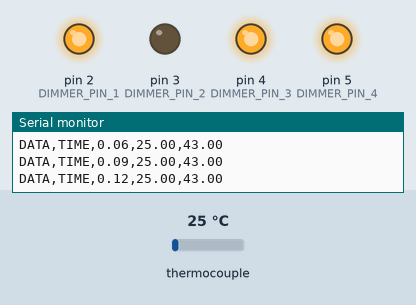
Recording of a sketch running on a simulated Arduino Uno, built with avr-gcc and run on an emulated ATmega328P. On the bench: output pins drawn as LEDs (lit = HIGH), the last lines printed to the serial monitor. Dashed ring = blinking. Inputs (shaded band) come from the test bench; at power-on: thermocouple 25 °C. Pins used as bus, display or sensor lines are not drawn.

Above: at 0.2 s.
1.3 s: thermocouple set to 6 °C
At 2.3 s:
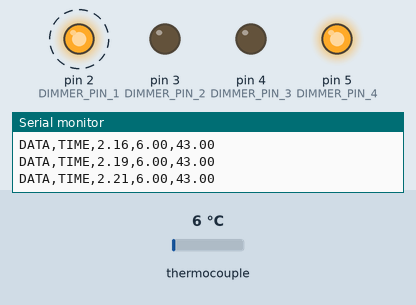
4.3 s: thermocouple set to 9 °C
At 5.7 s:
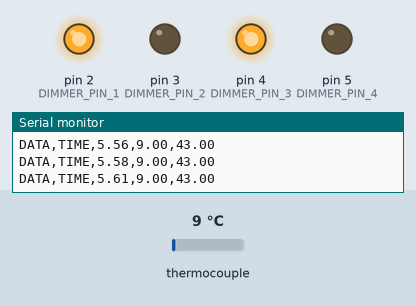
7.3 s: thermocouple set to 150 °C
At 8.5 s:
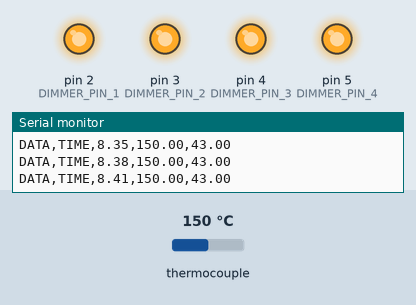
8.8 s: thermocouple set to 0 °C
At 10.8 s:
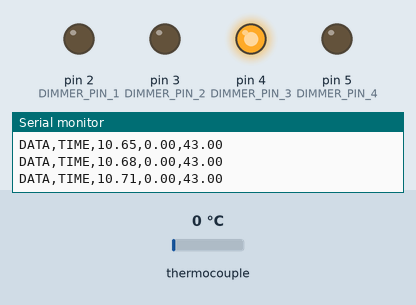
11.8 s: thermocouple set to 75 °C
At 14.4 s:
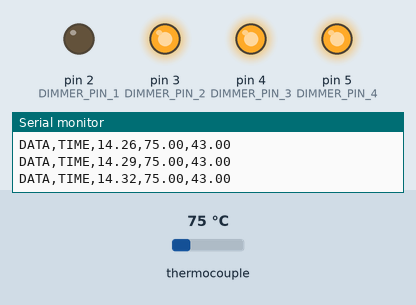
14.8 s: thermocouple set to 67 °C
At 14.86 s:
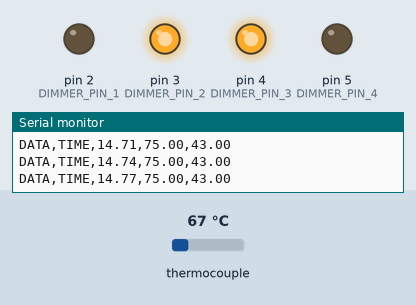
17.8 s: thermocouple set to 61 °C
Timing chart, 0 to 20.4 s (numbered marks = the images above; inputs shaded):
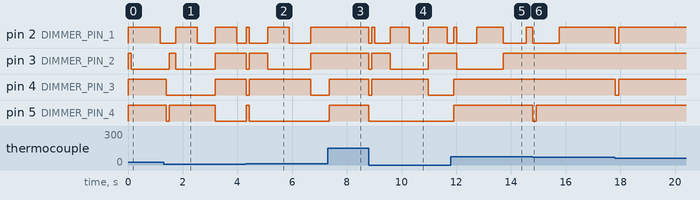

Measured:
- the behaviour switches between 7 and 8 °C on thermocouple (found by bisection; images 1 and 2)
- after the input at 1.3 s, pin 3 (DIMMER_PIN_2): LOW → HIGH after 0.21 s instead of 1.5 s; pin 4 (DIMMER_PIN_3): HIGH → LOW after 0.10 s instead of 1.5 s; pin 5 (DIMMER_PIN_4): HIGH → LOW after 0.10 s, → HIGH 0.11 s later, → LOW 1.7 s later
- after the input at 4.3 s, pin 4 (DIMMER_PIN_3): HIGH → LOW after 0.02 s instead of 1.9 s; pin 5 (DIMMER_PIN_4): LOW → HIGH at once, → LOW 0.11 s later
- after the input at 7.3 s, pin 2 (DIMMER_PIN_1): stays HIGH (without the input it goes to LOW after 0.28 s); pin 3 (DIMMER_PIN_2): stays HIGH (without the input it goes to LOW after 1.1 s); pin 4 (DIMMER_PIN_3), pin 5 (DIMMER_PIN_4): LOW → HIGH after 0.06 s
- after the input at 8.8 s, pin 2 (DIMMER_PIN_1): goes LOW 0.11 s, HIGH 0.11 s, LOW 0.56 s, HIGH 0.68 s, LOW 0.70 s, HIGH 0.70 s, then LOW, starting at once; pin 3 (DIMMER_PIN_2): HIGH → LOW at once, → HIGH 0.11 s later, → LOW 0.67 s later, → HIGH 1.4 s later
- after the input at 11.8 s, pin 3 (DIMMER_PIN_2): HIGH → LOW after 0.23 s instead of 0.45 s; pin 4 (DIMMER_PIN_3), pin 5 (DIMMER_PIN_4): LOW → HIGH after 0.11 s
- after the input at 14.8 s, pin 2 (DIMMER_PIN_1): HIGH → LOW at once, → HIGH 0.97 s later; pin 5 (DIMMER_PIN_4): HIGH → LOW at once, → HIGH 0.12 s later
- after the input at 17.8 s, pin 2 (DIMMER_PIN_1), pin 4 (DIMMER_PIN_3): HIGH → LOW at once, → HIGH 0.12 s later

The sketch:

PID_Controller.ino
```cpp
#include <SoftwareSerial.h>
#include <PID_v1.h>
#include <max6675.h>

// Pin Definitions for MAX6675 Thermocouple
#define CLK_PIN 9
#define SO_PIN 10
#define CS_PIN 13

// Define Pins for Dimmer Control
#define DIMMER_PIN_1 2
#define DIMMER_PIN_2 3
#define DIMMER_PIN_3 4
#define DIMMER_PIN_4 5

// Create an instance of the thermocouple using the defined pins
MAX6675 thermocouple(CLK_PIN, CS_PIN, SO_PIN);

// PID Control Variables
double Setpoint, Input, Output;
double Kp = 2.0, Ki = 0.644, Kd = 1.548;  // PID coefficients
PID myPID(&Input, &Output, &Setpoint, Kp, Ki, Kd, DIRECT);

// Dimmer Control Combinations (4-pin combinations for 16 states)
const int dimmerCombinations[16][4] = {
  {HIGH, HIGH, HIGH, HIGH},  // 0
  {LOW, HIGH, HIGH, HIGH},   // 1
  {HIGH, LOW, HIGH, HIGH},   // 2
  {LOW, LOW, HIGH, HIGH},    // 3
  {HIGH, HIGH, LOW, HIGH},   // 4
  {LOW, HIGH, LOW, HIGH},    // 5
  {HIGH, LOW, LOW, HIGH},    // 6
  {LOW, LOW, LOW, HIGH},     // 7
  {HIGH, HIGH, HIGH, LOW},   // 8
  {LOW, HIGH, HIGH, LOW},    // 9
  {HIGH, LOW, HIGH, LOW},    // 10
  {LOW, LOW, HIGH, LOW},     // 11
  {HIGH, HIGH, LOW, LOW},    // 12
  {LOW, HIGH, LOW, LOW},     // 13
  {HIGH, LOW, LOW, LOW},     // 14
  {LOW, LOW, LOW, LOW}       // 15
};

// Function to Control the Dimmer
void setDimmer(int dim) {
  if (dim < 0 || dim > 15) {
    Serial.println("Error: Invalid dimmer value");
    return;
  }

  // Set the dimmer pins according to the selected combination
  digitalWrite(DIMMER_PIN_1, dimmerCombinations[dim][0]);
  digitalWrite(DIMMER_PIN_2, dimmerCombinations[dim][1]);
  digitalWrite(DIMMER_PIN_3, dimmerCombinations[dim][2]);
  digitalWrite(DIMMER_PIN_4, dimmerCombinations[dim][3]);
}

void setup() {
  // Initialize PID
  Setpoint = 43.0;  // Desired temperature in Celsius (you can change this value)

  // Initialize communication
  Serial.begin(9600);

  // Set up MAX6675 thermocouple
  pinMode(CLK_PIN, OUTPUT);
  pinMode(SO_PIN, INPUT);
  pinMode(CS_PIN, OUTPUT);
  digitalWrite(CS_PIN, HIGH);  // Deselect the chip

  // Set up Dimmer Control Pins
  pinMode(DIMMER_PIN_1, OUTPUT);
  pinMode(DIMMER_PIN_2, OUTPUT);
  pinMode(DIMMER_PIN_3, OUTPUT);
  pinMode(DIMMER_PIN_4, OUTPUT);

  // PID Control Mode
  myPID.SetMode(AUTOMATIC);

  // Clear previous data and reset timer
  Serial.println("CLEARDATA");
  Serial.println("LABEL, Real Time, Time, Temperature, SetPoint");
  Serial.println("RESETTIMER");
}

void loop() {
  // Read temperature from the thermocouple
  Input = thermocouple.readCelsius();  // Get the current temperature

  // Compute the PID output
  myPID.Compute();

  // Map the PID output to the dimmer input (scaled to 0-15 range for control)
  int dimmerInput = Output / 16;

  // Control the dimmer based on the computed PID output
  setDimmer(dimmerInput);

  // Get current time and print data to Serial Monitor
  float timeElapsed = millis() * 0.001;  // Time in seconds
  Serial.print("DATA,TIME,");
  Serial.print(timeElapsed);
  Serial.print(",");
  Serial.print(Input);  // Current temperature
  Serial.print(",");
  Serial.println(Setpoint);  // Desired setpoint
}

int spiRead() {
  int value = 0;
  digitalWrite(CS_PIN, LOW);
  delay(2);
  digitalWrite(CS_PIN, HIGH);
  delay(220);
  digitalWrite(CS_PIN, LOW);
  digitalWrite(CLK_PIN, HIGH);
  delay(1);
  digitalWrite(CLK_PIN, LOW);

  // Read the 16-bit value from the thermocouple
  for (int i = 14; i >= 0; i--) {
    digitalWrite(CLK_PIN, HIGH);
    value += digitalRead(SO_PIN) << i;
    digitalWrite(CLK_PIN, LOW);
  }

  // Check for an error in reading the thermocouple
  if ((value & 0x04) == 0x04) return -1;  // Error check

  return value >> 3;  // Return the 12-bit temperature data
}
```
